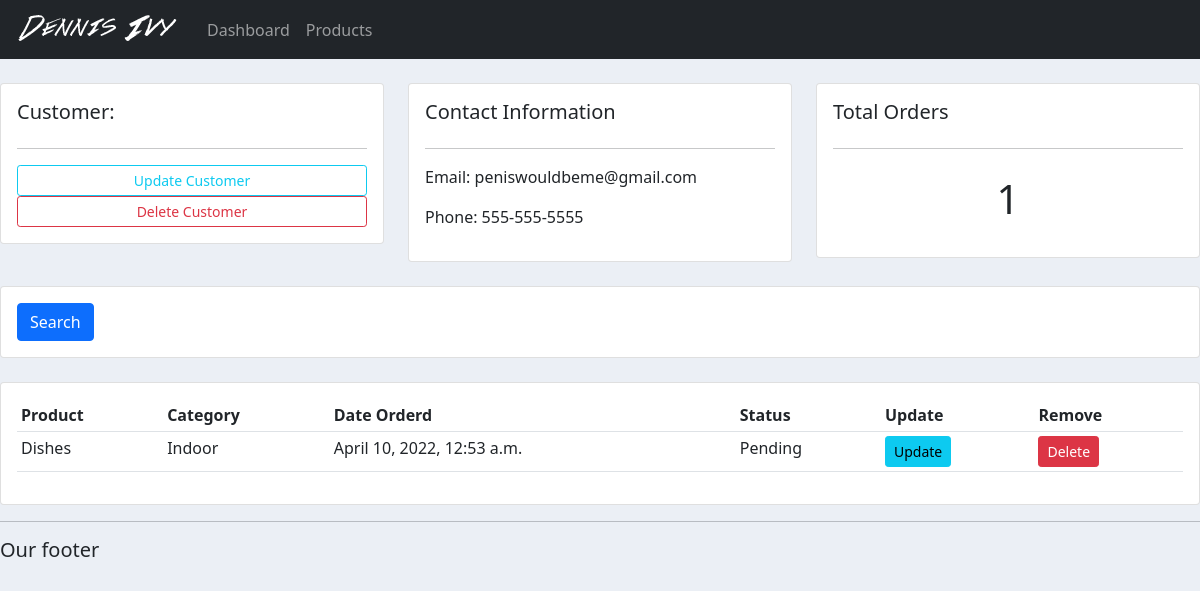
Before: /customer/1/ with the older database file.
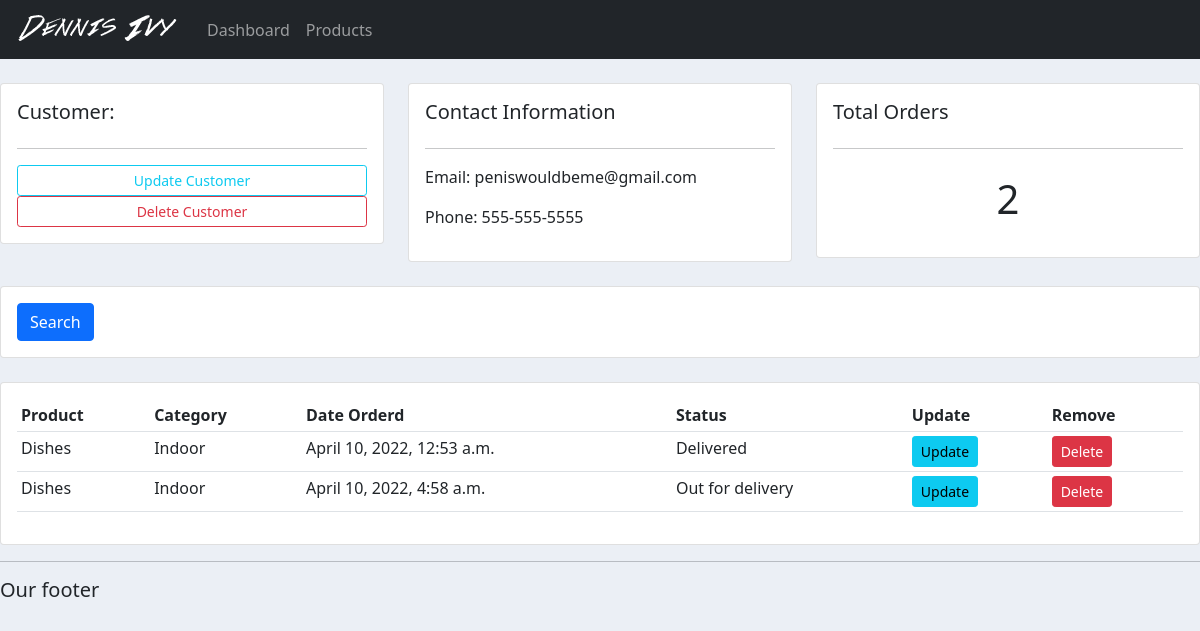
After: the same page with the newer database file.
### accounts/models.py (models this page shows, shortened)
class Order(models.Model):
    STATUS = (
        ('Pending', 'Pending'),
        ('Out for delivery', 'Out for delivery'),
        ('Delivered', 'Delivered'),
    )
    customer = models.ForeignKey(Customer, null=True, on_delete=models.SET_NULL)
    product = models.ForeignKey(Product, null=True, on_delete=models.SET_NULL)
    date_created = models.DateTimeField(auto_now_add=True, null=True)
    status= models.CharField(max_length=200, null=True, choices=STATUS)

class Product(models.Model):
    CATEGORY = (
        ('Indoor',  'Indoor'),
        ('Out Door', 'Out Door'),
        ('Summer', 'Summer'),
    )
    name = models.CharField(max_length=200, null=True)
    price = models.FloatField(null=True)
    category = models.CharField(max_length=200, null=True, choices=CATEGORY)
    description = models.CharField(max_length=200, null=True)
    date_created = models.DateTimeField(auto_now_add=True, null=True)
    tag = models.ManyToManyField(Tag)
    def __str__(self):
        return self.name

### accounts/views.py (the view)
# urls.py: path('customer/<str:pk_test>/', views.customer, name='customer'),
def customer(request, pk_test):
    customer = Customer.objects.get(id=pk_test)
    orders = customer.order_set.all()
    order_count = orders.count()
    context = {'customer': customer, 'orders': orders, 'order_count': order_count}
    return render(request, 'accounts/customer.html', context)

### accounts/templates/accounts/customer.html
{% extends 'accounts/main.html'%}
{% block content %}
<br>
<div class="row">
	<div class="col-md">
		<div class="card card-body">
			<h5>Customer:</h5>
			<hr>
			<a class="btn btn-outline-info  btn-sm btn-block" href="">Update Customer</a>
			<a class="btn btn-outline-danger  btn-sm btn-block" href="">Delete Customer</a>
		</div>
	</div>
	<div class="col-md">
		<div class="card card-body">
			<h5>Contact Information</h5>
			<hr>
			<p>Email: {{customer.email}} </p>
			<p>Phone: {{customer.phone}}</p>
		</div>
	</div>
	<div class="col-md">
		<div class="card card-body">
			<h5>Total Orders</h5>
			<hr>
			<h1 style="text-align: center;padding: 10px">
				{{order_count}}
			</h1>
		</div>
	</div>
</div>
<br>
<div class="row">
	<div class="col">
		<div class="card card-body">
			<form method="get">
		    <button class="btn btn-primary" type="submit">Search</button>
		  </form>
		</div>
	</div>
</div>
<br>
<div class="row">
	<div class="col-md">
		<div class="card card-body">
			<table class="table table-sm">
				<tr>
					<th>Product</th>
					<th>Category</th>
					<th>Date Orderd</th>
					<th>Status</th>
					<th>Update</th>
					<th>Remove</th>
				</tr>
				{% for order in orders %}
					<tr>
						<td>{{order.product}}</td>
						<td>{{order.product.category}}</td>
						<td>{{order.date_created}}</td>
						<td>{{order.status}}</td>
						<td><a class="btn btn-sm btn-info" href="{% url 'update_order' order.id %}">Update</a></td>
						<td><a class="btn btn-sm btn-danger" href="{% url 'delete_order' order.id %}">Delete</a></td>
					</tr>
				{% endfor %}
			</table>
		</div>
	</div>
</div>
{% endblock %}

Changed rows visible on the page:
changed Order: status "Pending" → "Delivered"
added Order: product "Dishes", product.category "Indoor", date_created "April 10, 2022, 4:58 a.m.", status "Out for delivery"
Other visible differences:
{{ order_count }}: "1" → "2"
